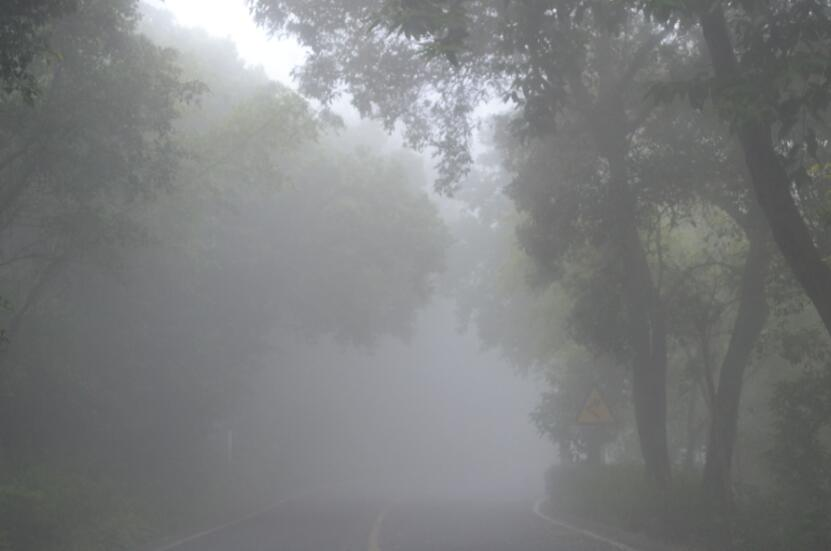
#> input picture research/imagedehazing/img/test.jpg, 831 x 551 px; its folder holds only this picture in this run
$ python main.py
#> lines starting #> are read from the running program, lines starting #| are printed output that depends on the picture
### research/imagedehazing/src/dehaze.py
#!/usr/bin/env python
# -*- coding: utf-8 -*-

"""Implementation for Single Image Haze Removal Using Dark Channel Prior.

Reference:
http://research.microsoft.com/en-us/um/people/kahe/cvpr09/
http://research.microsoft.com/en-us/um/people/kahe/eccv10/
"""

import numpy as np
from PIL import Image

from research.imagedehazing.src.guidedfilter import guided_filter

R, G, B = 0, 1, 2  # index for convenience
L = 256  # color depth


def get_dark_channel(I, w):
    """Get the dark channel prior in the (RGB) image data.

    Parameters
    -----------
    I:  an M * N * 3 numpy array containing data ([0, L-1]) in the image where
        M is the height, N is the width, 3 represents R/G/B channels.
    w:  window size

    Return
    -----------
    An M * N array for the dark channel prior ([0, L-1]).
    """
    M, N, _ = I.shape
    padded = np.pad(I, ((int(w / 2), int(w / 2)), (int(w / 2), int(w / 2)), (0, 0)), 'edge')
    darkch = np.zeros((M, N))
    for i, j in np.ndindex(darkch.shape):
        darkch[i, j] = np.min(padded[i:i + w, j:j + w, :])  # CVPR09, eq.5
    return darkch


def get_atmosphere(I, darkch, p):
    """Get the atmosphere light in the (RGB) image data.

    Parameters
    -----------
    I:      the M * N * 3 RGB image data ([0, L-1]) as numpy array
    darkch: the dark channel prior of the image as an M * N numpy array
    p:      percentage of pixels for estimating the atmosphere light

    Return
    -----------
    A 3-element array containing atmosphere light ([0, L-1]) for each channel
    """
    # reference CVPR09, 4.4
    M, N = darkch.shape
    flatI = I.reshape(M * N, 3)
    flatdark = darkch.ravel()
    searchidx = (-flatdark).argsort()[:int(M * N * p)]  # find top M * N * p indexes
    print('[INFO] Atmosphere light region:', [(i / N, i % N) for i in searchidx])

    # return the highest intensity for each channel
    return np.max(flatI.take(searchidx, axis=0), axis=0)


def get_transmission(I, A, darkch, omega, w):
    """Get the transmission esitmate in the (RGB) image data.

    Parameters
    -----------
    I:       the M * N * 3 RGB image data ([0, L-1]) as numpy array
    A:       a 3-element array containing atmosphere light
             ([0, L-1]) for each channel
    darkch:  the dark channel prior of the image as an M * N numpy array
    omega:   bias for the estimate
    w:       window size for the estimate

    Return
    -----------
    An M * N array containing the transmission rate ([0.0, 1.0])
    """
    return 1 - omega * get_dark_channel(I / A, w)  # CVPR09, eq.12


def dehaze_raw(I, tmin=0.2, Amax=220, w=15, p=0.0001,
               omega=0.95, guided=True, r=40, eps=1e-3):
    """Get the dark channel prior, atmosphere light, transmission rate
       and refined transmission rate for raw RGB image data.

    Parameters
    -----------
    I:      M * N * 3 data as numpy array for the hazy image
    tmin:   threshold of transmission rate
    Amax:   threshold of atmosphere light
    w:      window size of the dark channel prior
    p:      percentage of pixels for estimating the atmosphere light
    omega:  bias for the transmission estimate

    guided: whether to use the guided filter to fine the image
    r:      the radius of the guidance
    eps:    epsilon for the guided filter

    Return
    -----------
    (Idark, A, rawt, refinedt) if guided=False, then rawt == refinedt
    """
    m, n, _ = I.shape
    Idark = get_dark_channel(I, w)

    A = get_atmosphere(I, Idark, p)
    A = np.minimum(A, Amax)  # threshold A
    print('[INFO] Atmosphere', A)

    rawt = get_transmission(I, A, Idark, omega, w)
    print('[INFO] Raw transmission rate between [%.4f, %.4f]' % (rawt.min(), rawt.max()))

    rawt = refinedt = np.maximum(rawt, tmin)  # threshold t
    if guided:
        normI = (I - I.min()) / (I.max() - I.min())  # normalize I
        refinedt = guided_filter(normI, refinedt, r, eps)

    print('[INFO] Refined transmission rate between [%.4f, %.4f]' % (refinedt.min(), refinedt.max()))

    return Idark, A, rawt, refinedt


def get_radiance(I, A, t):
    """Recover the radiance from raw image data with atmosphere light
       and transmission rate estimate.

    Parameters
    ----------
    I:      M * N * 3 data as numpy array for the hazy image
    A:      a 3-element array containing atmosphere light
            ([0, L-1]) for each channel
    t:      estimate fothe transmission rate

    Return
    ----------
    M * N * 3 numpy array for the recovered radiance
    """
    tiledt = np.zeros_like(I)  # tiled to M * N * 3
    tiledt[:, :, R] = tiledt[:, :, G] = tiledt[:, :, B] = t
    return (I - A) / tiledt + A  # CVPR09, eq.16


def dehaze(im, tmin=0.2, Amax=220, w=15, p=0.0001,
           omega=0.95, guided=True, r=40, eps=1e-3):
    """Dehaze the given RGB image.

    Parameters
    ----------
    im:     the Image object of the RGB image
    guided: refine the dehazing with guided filter or not
    other parameters are the same as `dehaze_raw`

    Return
    ----------
    (dark, rawt, refinedt, rawrad, rerad)
    Images for dark channel prior, raw transmission estimate,
    refiend transmission estimate, recovered radiance with raw t,
    recovered radiance with refined t.
    """
    I = np.asarray(im, dtype=np.float64)
    Idark, A, rawt, refinedt = dehaze_raw(I, tmin, Amax, w, p,
                                          omega, guided, r, eps)
    white = np.full_like(Idark, L - 1)

    def to_img(raw):
        # threshold to [0, L-1]
        cut = np.maximum(np.minimum(raw, L - 1), 0).astype(np.uint8)

        if len(raw.shape) == 3:
            print('[INFO] Range for each channel:')
            for ch in range(3):
                print('[%.2f, %.2f]' % (raw[:, :, ch].max(), raw[:, :, ch].min()))
            return Image.fromarray(cut)
        else:
            return Image.fromarray(cut)

    return [to_img(raw) for raw in (Idark, white * rawt, white * refinedt,
                                    get_radiance(I, A, rawt),
                                    get_radiance(I, A, refinedt))]

### research/imagedehazing/src/guidedfilter.py
#!/usr/bin/env python
# -*- coding: utf-8 -*-

"""Implementation for Guided Image Filtering

Reference:
http://research.microsoft.com/en-us/um/people/kahe/eccv10/
"""

from itertools import combinations_with_replacement
from collections import defaultdict

import numpy as np
from numpy.linalg import inv

R, G, B = 0, 1, 2  # index for convenience


def boxfilter(I, r):
    """Fast box filter implementation.

    Parameters
    ----------
    I:  a single channel/gray image data normalized to [0.0, 1.0]
    r:  window radius

    Return
    -----------
    The filtered image data.
    """
    M, N = I.shape
    dest = np.zeros((M, N))

    # cumulative sum over Y axis
    sumY = np.cumsum(I, axis=0)
    # difference over Y axis
    dest[:r + 1] = sumY[r: 2 * r + 1]
    dest[r + 1:M - r] = sumY[2 * r + 1:] - sumY[:M - 2 * r - 1]
    dest[-r:] = np.tile(sumY[-1], (r, 1)) - sumY[M - 2 * r - 1:M - r - 1]

    # cumulative sum over X axis
    sumX = np.cumsum(dest, axis=1)
    # difference over Y axis
    dest[:, :r + 1] = sumX[:, r:2 * r + 1]
    dest[:, r + 1:N - r] = sumX[:, 2 * r + 1:] - sumX[:, :N - 2 * r - 1]
    dest[:, -r:] = np.tile(sumX[:, -1][:, None], (1, r)) - \
        sumX[:, N - 2 * r - 1:N - r - 1]

    return dest


def guided_filter(I, p, r=40, eps=1e-3):
    """Refine a filter under the guidance of another (RGB) image.

    Parameters
    -----------
    I:   an M * N * 3 RGB image for guidance.
    p:   the M * N filter to be guided
    r:   the radius of the guidance
    eps: epsilon for the guided filter

    Return
    -----------
    The guided filter.
    """
    M, N = p.shape
    base = boxfilter(np.ones((M, N)), r)

    # each channel of I filtered with the mean filter
    means = [boxfilter(I[:, :, i], r) / base for i in range(3)]
    # p filtered with the mean filter
    mean_p = boxfilter(p, r) / base
    # filter I with p then filter it with the mean filter
    means_IP = [boxfilter(I[:, :, i] * p, r) / base for i in range(3)]
    # covariance of (I, p) in each local patch
    covIP = [means_IP[i] - means[i] * mean_p for i in range(3)]

    # variance of I in each local patch: the matrix Sigma in ECCV10 eq.14
    var = defaultdict(dict)
    for i, j in combinations_with_replacement(range(3), 2):
        var[i][j] = boxfilter(
            I[:, :, i] * I[:, :, j], r) / base - means[i] * means[j]

    a = np.zeros((M, N, 3))
    for y, x in np.ndindex(M, N):
        #         rr, rg, rb
        # Sigma = rg, gg, gb
        #         rb, gb, bb
        Sigma = np.array([[var[R][R][y, x], var[R][G][y, x], var[R][B][y, x]],
                          [var[R][G][y, x], var[G][G][y, x], var[G][B][y, x]],
                          [var[R][B][y, x], var[G][B][y, x], var[B][B][y, x]]])
        cov = np.array([c[y, x] for c in covIP])
        a[y, x] = np.dot(cov, inv(Sigma + eps * np.eye(3)))  # eq 14

    # ECCV10 eq.15
    b = mean_p - a[:, :, R] * means[R] - \
        a[:, :, G] * means[G] - a[:, :, B] * means[B]

    # ECCV10 eq.16
    q = (boxfilter(a[:, :, R], r) * I[:, :, R] + boxfilter(a[:, :, G], r) *
         I[:, :, G] + boxfilter(a[:, :, B], r) * I[:, :, B] + boxfilter(b, r)) / base

    return q

### research/imagedehazing/src/util.py
import os
import numpy as np

from PIL import Image

ROOT = '../'
SRC_DIR = 'img'
DEST_DIR = 'result'


def get_filenames():
    """Return list of tuples for source and template destination
       filenames(absolute filepath)."""
    filenames = []
    for img_fname in os.listdir(os.path.join(ROOT, SRC_DIR)):
        filenames.append((os.path.join(ROOT, SRC_DIR, img_fname),
                          os.path.join(ROOT, DEST_DIR, img_fname)))

    print(filenames)

    return filenames

### research/imagedehazing/src/main.py
import os
import argparse
from functools import partial

from PIL import Image

from research.imagedehazing.src.util import get_filenames
from research.imagedehazing.src.dehaze import dehaze

SP_IDX = (5, 6, 8, 12)  # for testing parameters
SP_PARAMS = ({'tmin': 0.2, 'Amax': 170, 'w': 15, 'r': 40},
             {'tmin': 0.5, 'Amax': 190, 'w': 15, 'r': 40},
             {'tmin': 0.5, 'Amax': 220, 'w': 15, 'r': 40})


def generate_results(src, dest, generator):
    dest_dir = os.path.abspath(os.path.join(dest, os.pardir))
    if not os.path.exists(dest_dir):
        os.makedirs(dest_dir)

    print('[INFO] Processing {0} ...'.format(src))
    im = Image.open(src)
    dark, rawt, refinedt, rawrad, rerad = generator(im)
    # [5 lines of commented-out code are left out]
    rawrad.save(dest)
    print('saved', dest)


def main():
    filenames = get_filenames()
    parser = argparse.ArgumentParser()
    parser.add_argument("-i", "--input", type=int,
                        default=0,
                        choices=range(len(filenames)),
                        help="index for single input image")
    parser.add_argument("-t", "--tmin", type=float, default=0.2,
                        help="minimum transmission rate")
    parser.add_argument("-A", "--Amax", type=int, default=220,
                        help="maximum atmosphere light")
    parser.add_argument("-w", "--window", type=int, default=15,
                        help="window size of dark channel")
    parser.add_argument("-r", "--radius", type=int, default=40,
                        help="radius of guided filter")

    args = parser.parse_args()

    if args.input is not None:
        src, dest = filenames[args.input]
        dest = dest.replace("%s",
                            "%s-%d-%d-%d-%d" % ("%s", args.tmin * 100, args.Amax,
                                                args.window, args.radius))
        generate_results(src, dest, partial(dehaze, tmin=args.tmin, Amax=args.Amax,
                                            w=args.window, r=args.radius))
#> in generate_results, im is the input picture: PIL image 831x551 RGB; mean R, G, B 125.3, 127, 127.6
#> after the loop in get_dark_channel, `for i, j in np.ndindex(darkch.shape):`:
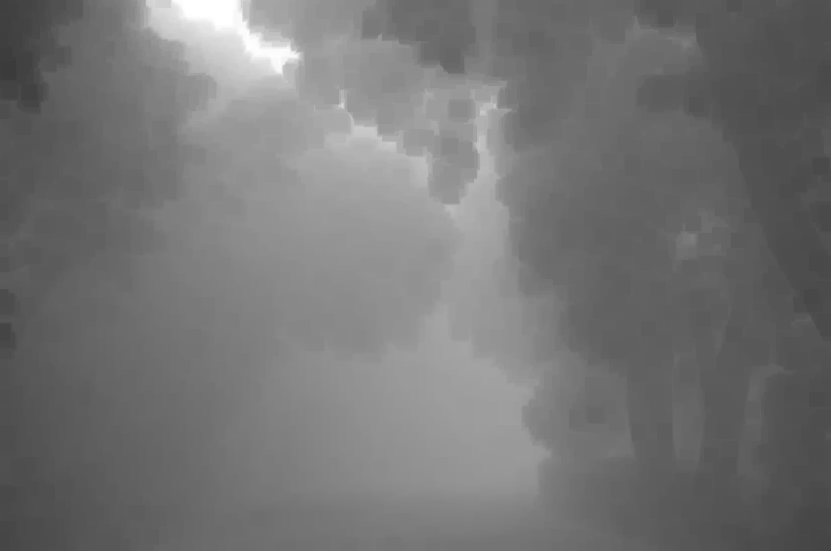
#> darkch: shape (551, 831) float64; min 59, max 255, mean 117.1
#> in get_atmosphere, `searchidx = (-flatdark).argsort()[:int(M * N * p)]`: searchidx = 45 values, max 15181 at index 37, min 193 at index 32, mean 3003
#> (printed output is left out)
#> in dehaze_raw, `A = get_atmosphere(I, Idark, p)`: A = [255, 255, 255]
#> in dehaze_raw, `A = np.minimum(A, Amax)`: A = [220, 220, 220]
#| [INFO] Atmosphere [220. 220. 220.]
#> call 2 of get_dark_channel, with w = 15
#> after the loop in get_dark_channel (call 2), `for i, j in np.ndindex(darkch.shape):`:
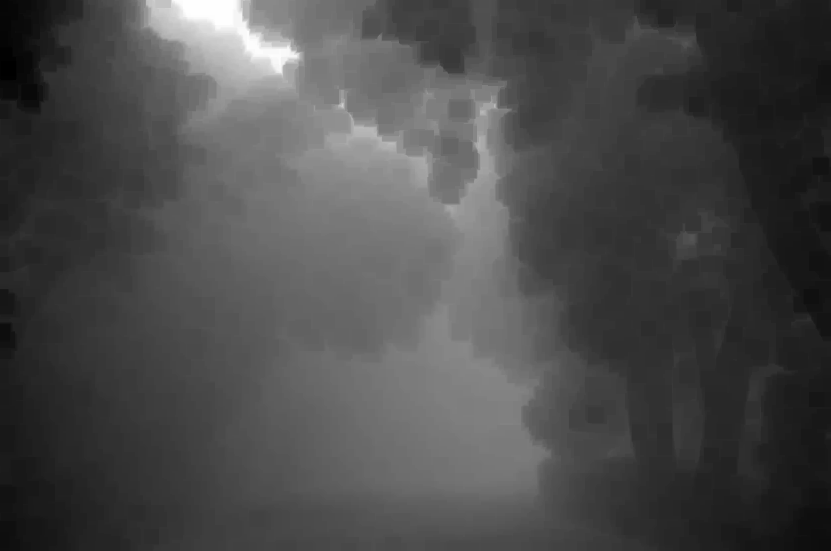
#> darkch: shape (551, 831) float64; min 0.268, max 1.16, mean 0.532; drawn with min black and max white
#| [INFO] Raw transmission rate between [-0.1011, 0.7452]
#> in boxfilter, `sumY = np.cumsum(I, axis=0)`: I: shape (551, 831) float64; every value is 1
#> in boxfilter, `dest[:, -r:] = np.tile(sumX[:, -1][:, None], (1, r)) - \ sumX[:, N - 2..`:
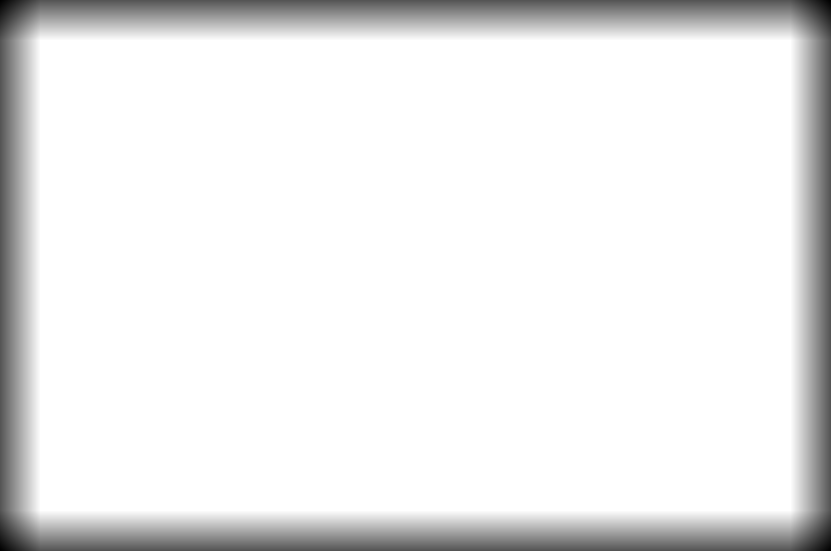
#> dest: shape (551, 831) float64; min 1681, max 6561, mean 6165.9; drawn with min black and max white
#> in boxfilter (call 2), `dest[:, -r:] = np.tile(sumX[:, -1][:, None], (1, r)) - \ sumX[:, N - 2..`: dest: shape (551, 831) float64; min 149.1, max 5815.9, mean 2122
#> in guided_filter, `means = [boxfilter(I[:, :, i], r) / base for i in range(3)]`: means = 3 items
#> in boxfilter (call 5), `dest[-r:] = np.tile(sumY[-1], (r, 1)) - sumY[M - 2 * r - 1:M - r - 1]`: dest: shape (551, 831) float64; min 8.2, max 59.23, mean 38.7
#> in boxfilter (call 5), `sumX = np.cumsum(dest, axis=1)`:
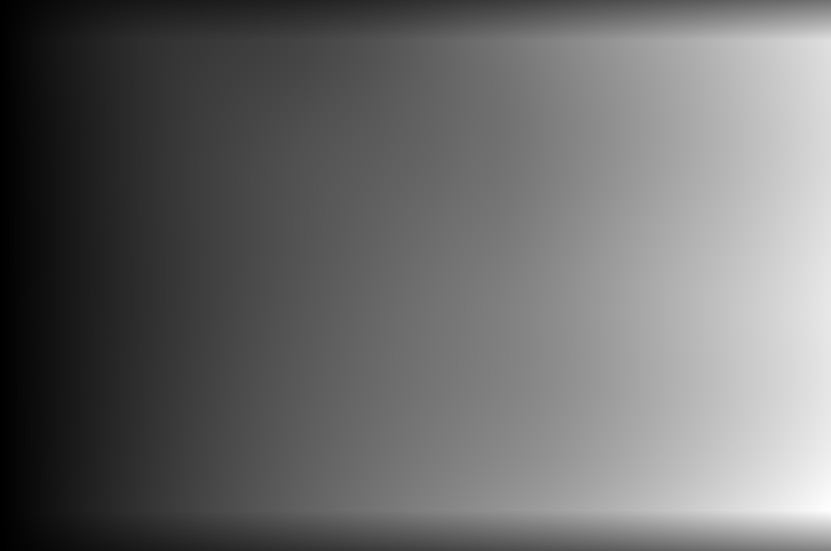
#> sumX: shape (551, 831) float64; min 28.29, max 36950.9, mean 15609.5; drawn with min black and max white
#> in boxfilter (call 5), `dest[:, :r + 1] = sumX[:, r:2 * r + 1]`:
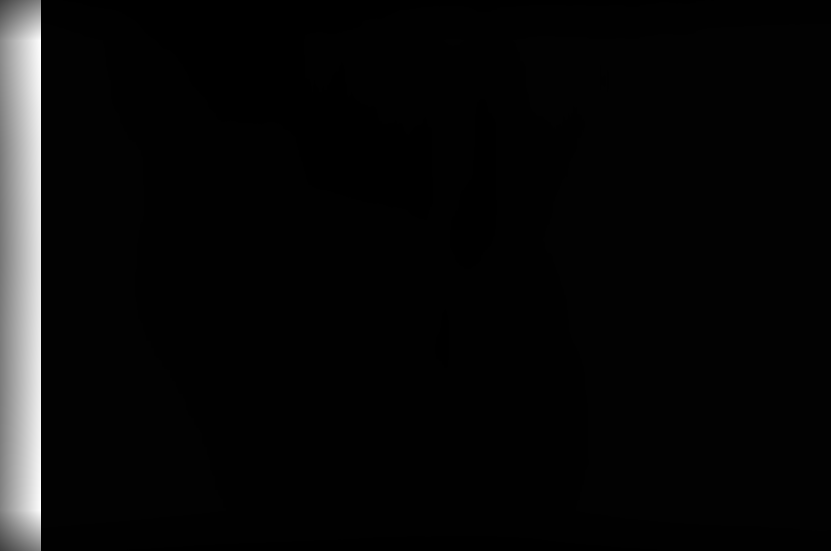
#> dest: shape (551, 831) float64; min 8.2, max 4337.5, mean 186.1; drawn with min black and max white
#> in boxfilter (call 5), `dest[:, -r:] = np.tile(sumX[:, -1][:, None], (1, r)) - \ sumX[:, N - 2..`:
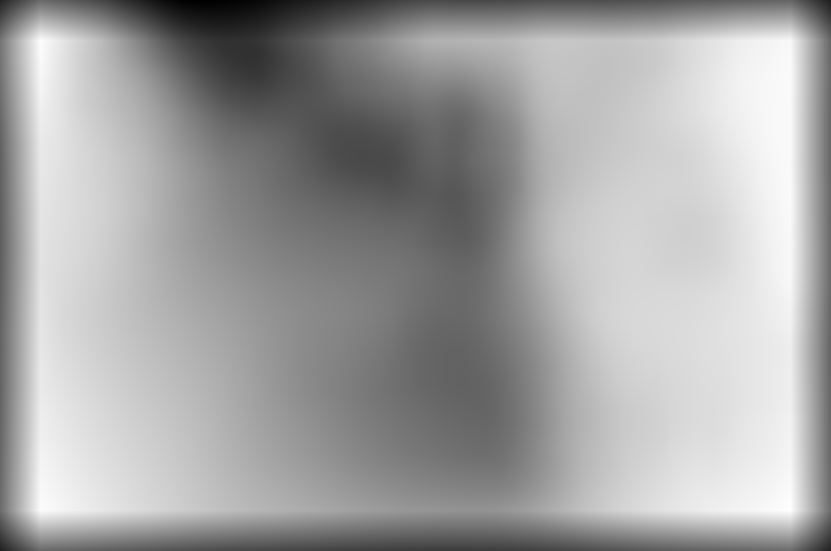
#> dest: shape (551, 831) float64; min 664.3, max 4371.1, mean 3034; drawn with min black and max white
#> in boxfilter (call 6), `sumY = np.cumsum(I, axis=0)`:
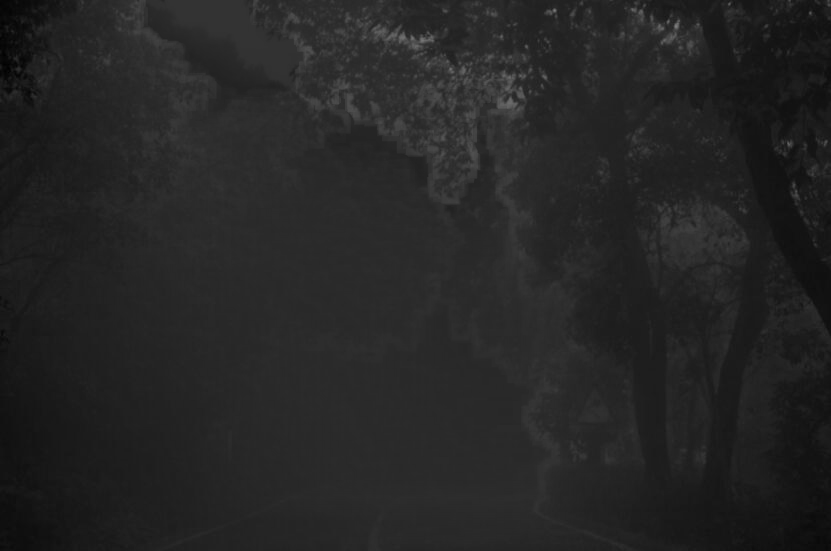
#> I: shape (551, 831) float64; min 0, max 0.491, mean 0.149
#> the loop in guided_filter, `for y, x in np.ndindex(M, N):` made 457881 passes
#> cov on passes 1 to 3: [-0.000403, -0.000382, -0.00036], [-0.000444, -0.000424, -0.000399], [-0.000479, -0.00046, -0.000432]
#| [INFO] Refined transmission rate between [0.1714, 0.7570]
#> in dehaze, `Idark, A, rawt, refinedt = dehaze_raw(I, tmin, Amax, w, p, omega, guid..`: A = [220, 220, 220]
    else:
        for idx in SP_IDX:
            src, dest = filenames[idx]
            for param in SP_PARAMS:
                newdest = dest.replace("%s",
                                       "%s-%d-%d-%d-%d" % ("%s", param['tmin'] * 100,
                                                           param['Amax'], param['w'],
                                                           param['r']))
                generate_results(src, newdest, partial(dehaze, **param))

        for src, dest in filenames:
            generate_results(src, dest, dehaze)


if __name__ == '__main__':
    main()
